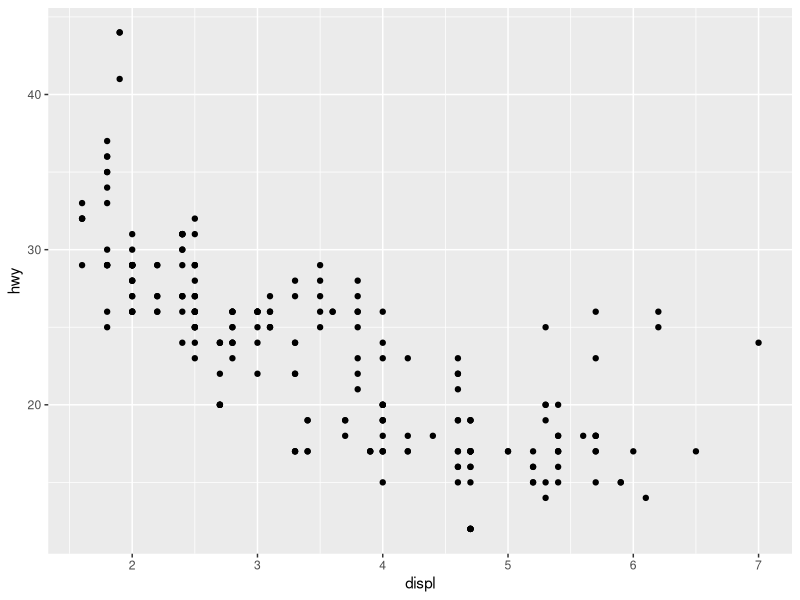
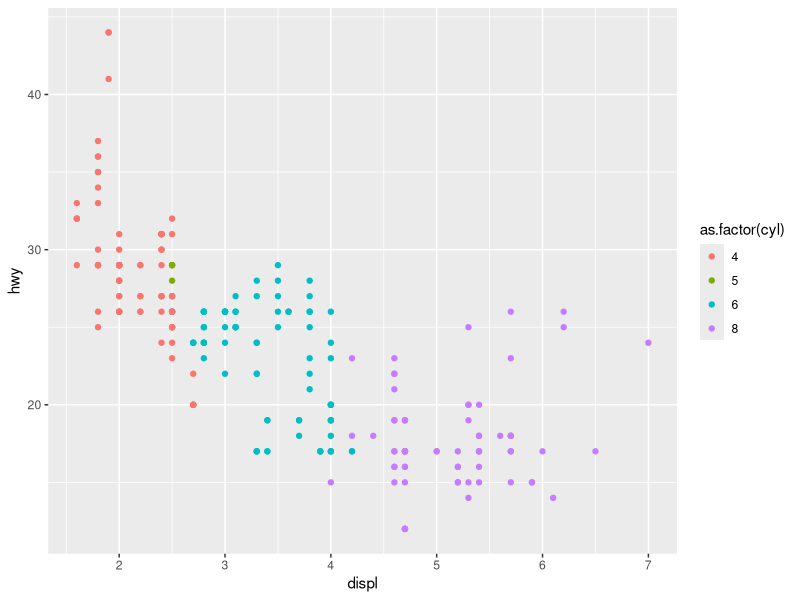
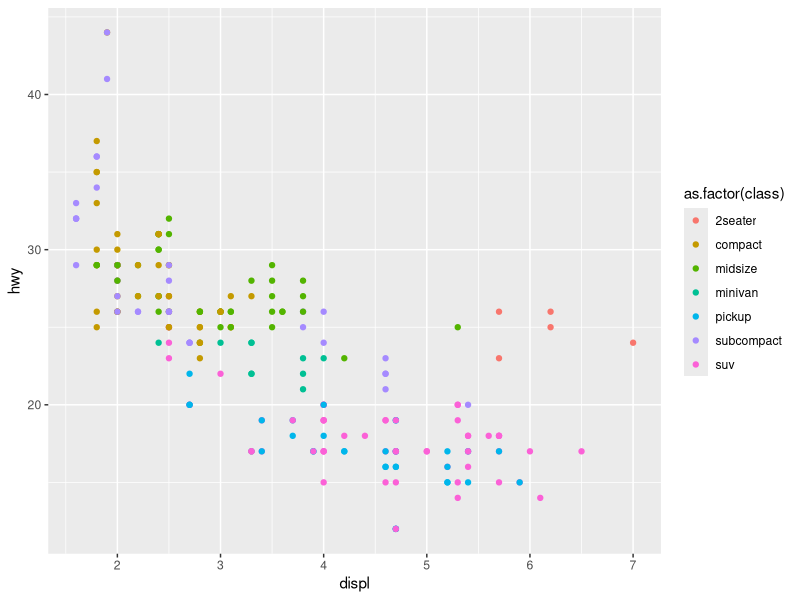
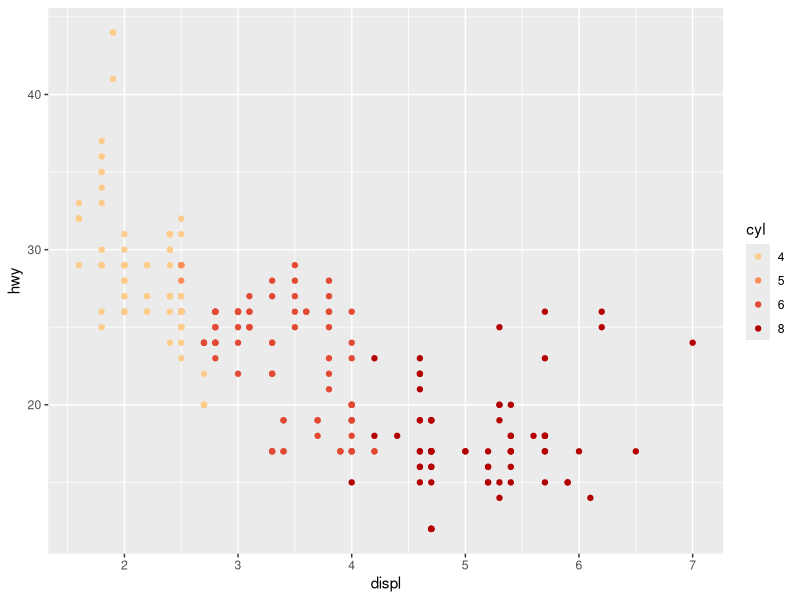
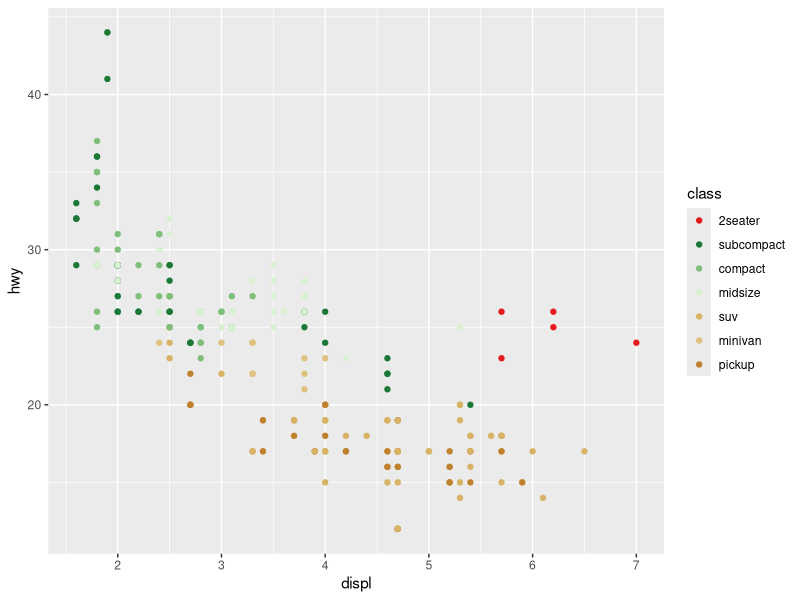
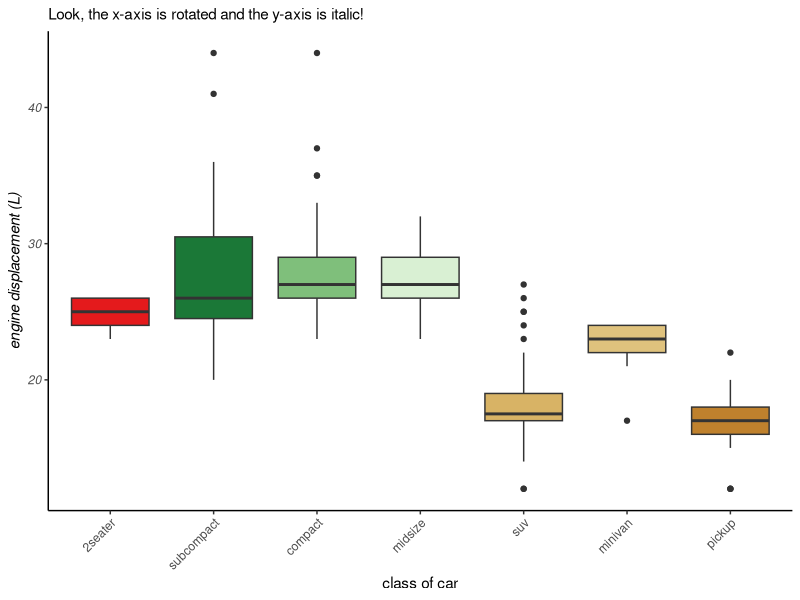

R code for these plots, in order:
## ---- chunk 1
library(tidyverse)
knitr::opts_chunk$set(echo = TRUE, fig.path = "./images/")
## ---- chunk 2
# view data
head(mpg)
summary(mpg)
## ---- chunk 3
## start with basic plot
ggplot(data = mpg) + 
  geom_point(mapping = aes(x = displ, y = hwy))
## ---- chunk 4
## color by factors, default
ggplot(data = mpg) + 
  geom_point(mapping = aes(x = displ, y = hwy, color = as.factor(cyl)))
ggplot(data = mpg) + 
  geom_point(mapping = aes(x = displ, y = hwy, color = as.factor(class)))

## ---- chunk 5
## specify order
levelscyl <- c("4", "5", "6",  "8" )
levelsclass <- c("2seater", "subcompact", "compact", "midsize",
                 "suv", "minivan", "pickup")
mpg$cyl <- factor(mpg$cyl, levels = levelscyl)
mpg$class <- factor(mpg$class, levels = levelsclass)

## pick colors using http://colorbrewer2.org/
colorscyl <- c("4" = "#fdcc8a", 
               "5" = "#fc8d59", 
               "6" = "#e34a33",
               "8" = "#b30000")

colorsclass <- c("2seater" = "#e41a1c", 
                 "subcompact" = "#1b7837", 
                 "compact" = "#7fbf7b", "midsize" = "#d9f0d3",
                 "suv" = "#d8b365", 
                 "minivan" = "#dfc27d", "pickup" = "#bf812d")

colorsall <- c(colorscyl, colorsclass)

ggplot(data = mpg) + 
  geom_point(mapping = aes(x = displ, y = hwy, color = cyl)) +
  scale_color_manual(values = colorsall)
ggplot(data = mpg) + 
  geom_point(mapping = aes(x = displ, y = hwy, color = class)) +
    scale_color_manual(values = colorsall)
## ---- chunk 6
mytheme <- function(){
  theme_classic() +
    theme(legend.position = "bottom",
          axis.text.y = element_text(face = "italic"),
          axis.title.y = element_text(face = "italic"),
          axis.text.x = element_text(angle = 45, hjust = 1))
}


ggplot(data = mpg) + 
  geom_boxplot(mapping = aes(x = class, y = hwy, fill = class)) +
    scale_fill_manual(values = colorsall)  +
  mytheme() +
  labs(subtitle = "Look, the x-axis is rotated and the y-axis is italic!",
       y = "engine displacement (L)", x = "class of car") +
  theme(legend.position = "none")
